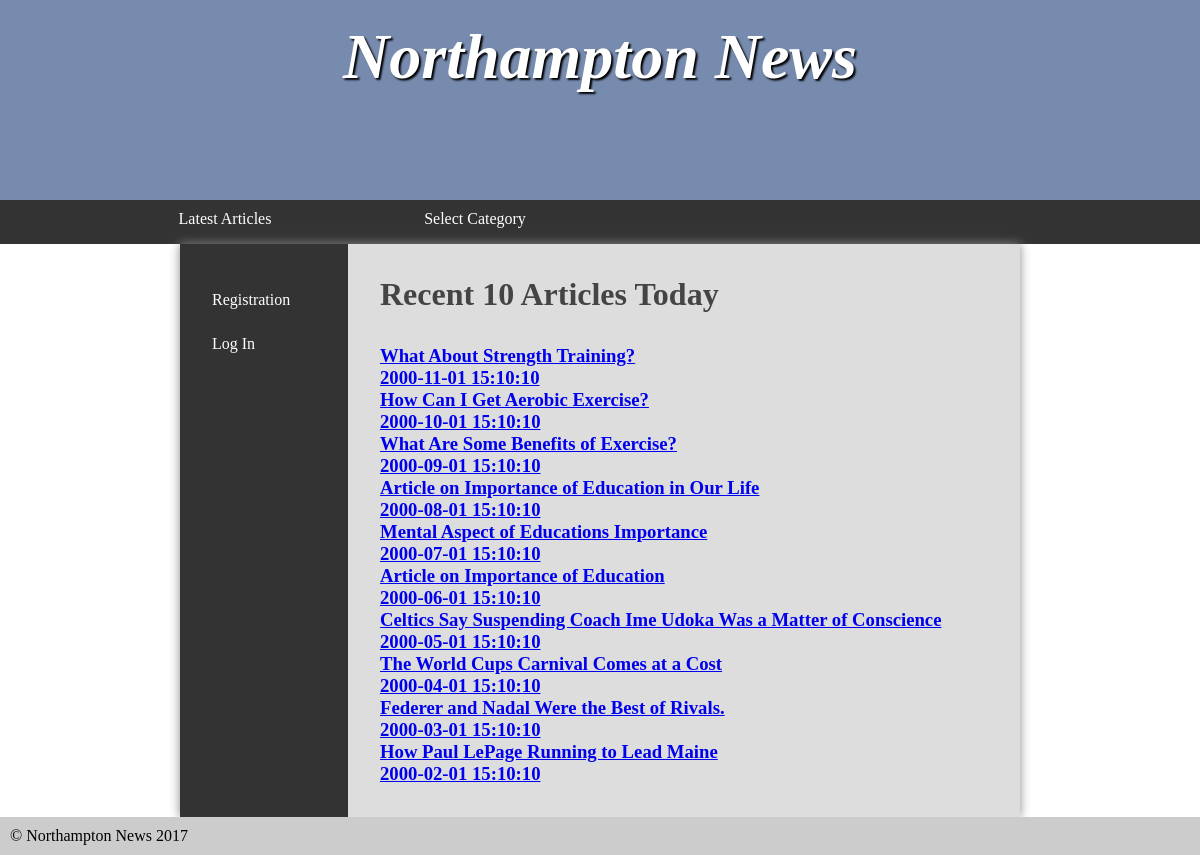
The page /php/src/index.php on the database its author committed.
### tables this page shows
CREATE TABLE article(

    id INT(11) NOT NULL AUTO_INCREMENT,
    title VARCHAR(255) NOT NULL,
    content VARCHAR(255) NOT NULL,
    categoryId INT(11) NOT NULL,
    publishDate DATETIME NOT NULL,
    PRIMARY KEY (id),
    FOREIGN KEY (categoryId) REFERENCES category(id)
);

### php/src/latestArticle.php (the view)
<article>
	<h2>Recent 10 Articles Today</h2>
	<?php
        require 'dbConn.php';
        $query = "SELECT id, title, content, publishDate FROM article ORDER BY id DESC";
		$printedNum = 1;
        $articles = $pdo->query($query);
		foreach($articles as $row){
            echo '<h3><a class="articleLink"  href = "index.php?activityReq=fullArticle&id='.$row['id'].'">'.$row['title'] . '<br>' . $row['publishDate'] .'</a></h3>';
			$printedNum++;
			if($printedNum > 10){
				break;
			}
		}
	?>
</article>
</main>

### php/src/head.php (shortened to what this page needs)
<!DOCTYPE html>
<html>
	<head>
        <?php
		echo '<link rel="stylesheet" href="'.$cssPath.'css/styles.css"/>';
        ?>
	</head>
	<body>

### php/src/heading.php
<header>
	<section>
		<h1>Northampton News</h1>
	</section>
</header>

### php/src/userViewArticle.php (shortened to what this page needs)
<nav>
		<ul>
			<li><a href="index.php">Latest Articles</a></li>
			<li><a href="#">Select Category</a>
			</li>
		</ul>
	</nav>

### php/src/userNavigation.php
<main>
<nav>
<ul>
    <?php
        if(isset($_SESSION['name'])){
            echo '<li><a href="logout.php">Log Out</a></li>';
        }
        else{
            echo '<li><a href="index.php?activityReq=registration">Registration</a></li>';
            echo '<li><a href="index.php?activityReq=login">Log In</a></li>';
        }
    ?>
</ul>
</nav>

### php/src/index.php (shortened to what this page needs)
<?php
    $cssPath = "";
    require 'head.php';
?>
<?php
    require 'heading.php';
?>
<?php
    require 'userViewArticle.php';
?>
<?php
    require 'userNavigation.php';
?>
<?php
    if(isset($_GET['activityReq'])){
        if($_GET['activityReq'] == 'registration'){
            require 'registerForm.php';
        }
        else if($_GET['activityReq'] == 'login'){
            require 'loginForm.php';
        }
        else if($_GET['activityReq'] == 'viewSelectedArticel'){
            require 'categoryArticle.php';
        }
        else if($_GET['activityReq'] == 'fullArticle'){
            require 'fullArticle.php';
        }
    }
    else{
        require 'latestArticle.php';
    }
?>
<?php
    require 'endFoot.php';
?>

### php/src/endFoot.php (shortened to what this page needs)
<footer>
    &copy; Northampton News 2017
</footer>
</body>
</html>

### php/src/styles.css (style rules this page uses)
* { margin: 0; padding: 0; }
html { font-family: 'Oxygen-Regular', times, verdana, sans-serif; }
body { background-color: #fff; }
header { background-color: #778baf ; color: white; height: 200px; }
nav { width: 100%; background-color: #333; overflow: auto; }
nav ul { width: 1000px; margin: auto; display: block; list-style-type: none; }
nav ul li { width: 25%; float: left; overflow: auto; text-align: center; }
nav a { color: white; padding-top: 10px; display: block; text-decoration: none; }
header section { display: block; }
header h1 { font-weight: bold; font-style: italic; }
h1 { font-size:4em; color: white; text-align: center; padding-top: 20px; text-shadow: 2px 2px 2px #000; }
main { min-height: 50vh; background-color: #ddd; width: 70vw; display: block; margin: auto; box-shadow: 0px 0px 10px #888; color:#444; }
main h2 { font-size:2em; }
p, li, h2 { margin-bottom: 1em; }
footer { background-color: #ccc; padding: 10px; }
ul { margin-left: 2em; }
main { display: table; }
main > article { display: table-cell; padding: 2em; }
main > nav { display: table-cell; width: 20%; padding: 2em; }
main > nav li { float: none; width: auto; text-align: left; }
main > nav ul { width: auto; }

### rows shown on the page
article: title "What About Strength Training?", publishDate "2000-11-01 15:10:10"
article: title "How Can I Get Aerobic Exercise?", publishDate "2000-10-01 15:10:10"
article: title "What Are Some Benefits of Exercise?", publishDate "2000-09-01 15:10:10"
article: title "Article on Importance of Education in Our Life", publishDate "2000-08-01 15:10:10"
article: title "Mental Aspect of Educations Importance", publishDate "2000-07-01 15:10:10"
article: title "Article on Importance of Education", publishDate "2000-06-01 15:10:10"
article: title "Celtics Say Suspending Coach Ime Udoka Was a Matter of Conscience", publishDate "2000-05-01 15:10:10"
article: title "The World Cups Carnival Comes at a Cost", publishDate "2000-04-01 15:10:10"
article: title "Federer and Nadal Were the Best of Rivals.", publishDate "2000-03-01 15:10:10"
article: title "How Paul LePage Running to Lead Maine", publishDate "2000-02-01 15:10:10"
